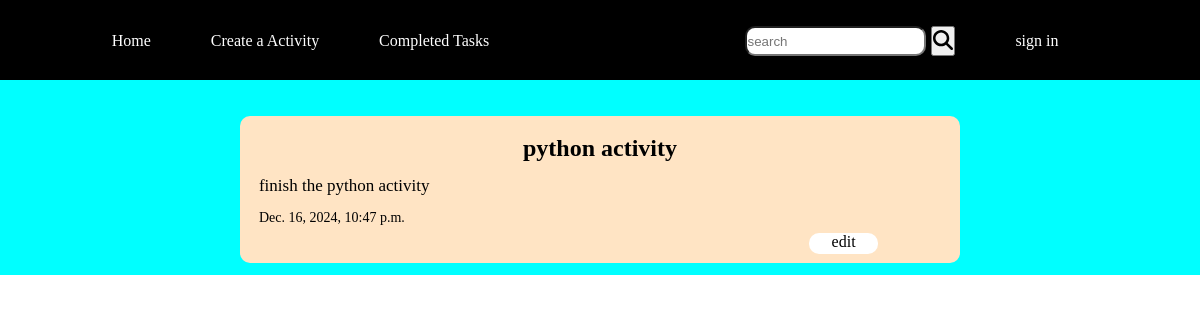
Screenshot of /todo/python-activity/ with the database file from the repository.
### todolist/models.py (models this page shows, shortened)
class ToDo(models.Model):
    title = models.CharField(max_length=50)
    desc = models.TextField()
    time = models.DateTimeField(default=timezone.now)
    status = models.CharField(max_length=20, default='Not Completed')

### todolist/views.py (the view)
# urls.py: path("todo/<str:title>/",views.viewData,name='viewData'),
def viewData(request,title):
    details = ToDo.objects.all().order_by("-time")
    title = separate(title)
    desc = ''
    time = ''
    id = 0
    for todo in details:
        if todo.title == title:
            desc = todo.desc
            time = todo.time
            id = todo.id
            break
    return render(request,'viewData.html',{'id':id, "title":title, 'desc':desc, 'time':time})

### todolist/views.py (called while the page is built)
def separate(todo_title):
    return ' '.join(todo_title.split('-'))

### todolist/templates/viewData.html
{% extends 'main.html' %}
{% block content %}
<div class="block">
    <div class="card1">
        <div class="article-title"><h2>{{title}}</h2></div>
        <div class="article-text"><p>{{desc}}</p></div>
        <div class="article-text date"><p>{{time}}</p></div>
        <div class="edit-todo"><a href="{% url 'edit' id %}" class="edit">edit</a></div>
    </div>
</div>
{% endblock content %}

### static/css/main.css (style rules this page uses)
* { padding: 0%; margin: 0%; box-sizing: border-box; }

### todolist/static/css/viewData.css (style rules this page uses)
.article-title { text-align: center; }
.card1 { width: 60%; max-height: 100%; background-color: bisque; border-radius: 10px; padding: 1%; }
.block { background-color: aqua; height: 100%; width: 100%; padding-top: 3%; padding-bottom: 1%; display: flex; justify-content: center; }
.article-title,.article-text { padding: 1%; }
.article-text { font-size: 17px; }
.edit-todo { width: 10%; height: 17%; border-radius: 10px; text-align: center; background-color: white; position: relative; left: 80%; }
.edit { text-decoration: none; color: black; }
.date { font-size: 14px; }

### rows the page displays
ToDo: title "python activity", desc "finish the python activity", time "Dec. 16, 2024, 10:47 p.m."
